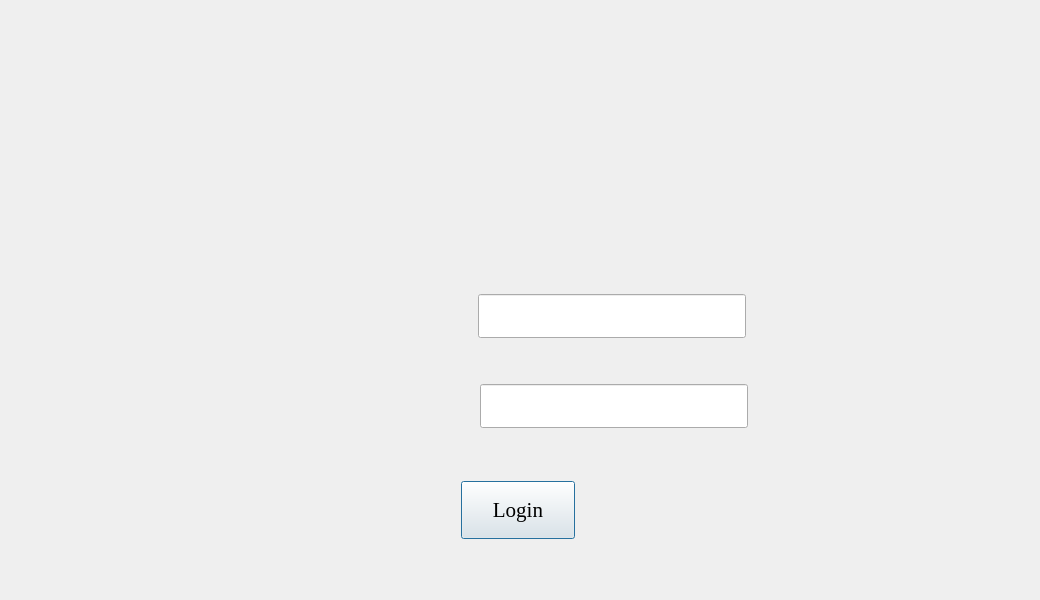
<?xml version="1.0" encoding="UTF-8"?>
<ui version="4.0">
 <class>login</class>
 <widget class="QDialog" name="login">
  <property name="geometry">
   <rect>
    <x>0</x>
    <y>0</y>
    <width>1040</width>
    <height>600</height>
   </rect>
  </property>
  <property name="windowTitle">
   <string>Dialog</string>
  </property>
  <widget class="QWidget" name="widget" native="true">
   <property name="geometry">
    <rect>
     <x>0</x>
     <y>0</y>
     <width>1040</width>
     <height>600</height>
    </rect>
   </property>
   <property name="font">
    <font>
     <family>Times New Roman</family>
     <pointsize>14</pointsize>
    </font>
   </property>
   <property name="styleSheet">
    <string notr="true">QWidget#widget{
background-image: url(:/bg/login.jpeg);}</string>
   </property>
   <widget class="QLineEdit" name="username">
    <property name="geometry">
     <rect>
      <x>478</x>
      <y>294</y>
      <width>268</width>
      <height>44</height>
     </rect>
    </property>
    <property name="font">
     <font>
      <family>Times New Roman</family>
      <pointsize>16</pointsize>
     </font>
    </property>
    <property name="echoMode">
     <enum>QLineEdit::Normal</enum>
    </property>
   </widget>
   <widget class="QLineEdit" name="password">
    <property name="geometry">
     <rect>
      <x>480</x>
      <y>384</y>
      <width>268</width>
      <height>44</height>
     </rect>
    </property>
    <property name="font">
     <font>
      <family>Times New Roman</family>
      <pointsize>16</pointsize>
     </font>
    </property>
    <property name="text">
     <string/>
    </property>
    <property name="echoMode">
     <enum>QLineEdit::Password</enum>
    </property>
   </widget>
   <widget class="QPushButton" name="loginbtn">
    <property name="geometry">
     <rect>
      <x>461</x>
      <y>481</y>
      <width>114</width>
      <height>58</height>
     </rect>
    </property>
    <property name="font">
     <font>
      <family>Times New Roman</family>
      <pointsize>16</pointsize>
     </font>
    </property>
    <property name="text">
     <string>Login</string>
    </property>
   </widget>
  </widget>
 </widget>
 <resources>
  <include location="images.qrc"/>
 </resources>
 <connections/>
</ui>
